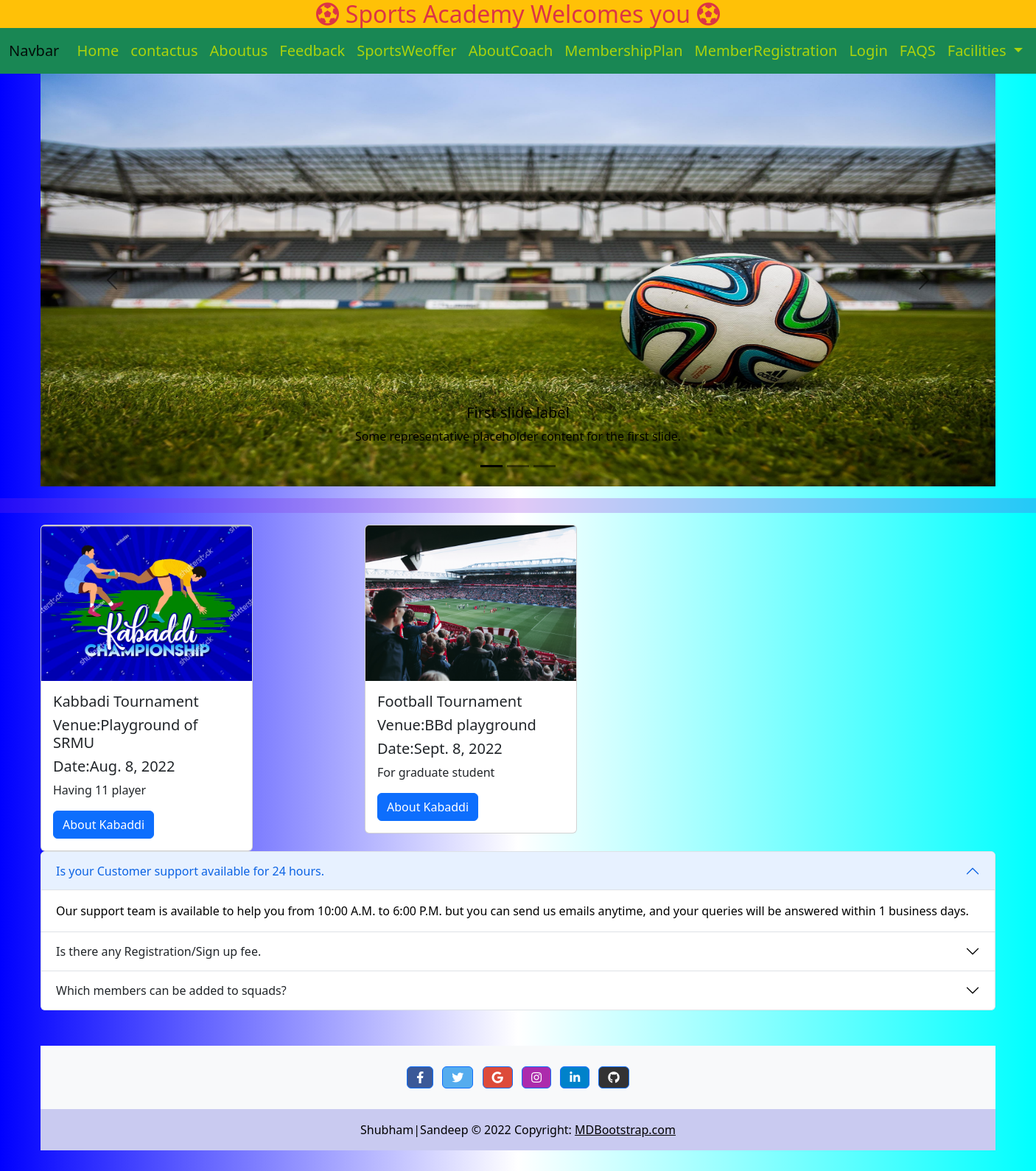
The page / on the database its author committed.
### academy/models.py (models this page shows, shortened)
class Event(models.Model):
    event_name=models.CharField(max_length=50,null=False)
    event_description=models.TextField()
    event_venue=models.CharField(max_length=180)
    event_pic=models.FileField(max_length=100,upload_to="academy/picture",default="")
    event_date=models.DateField(default=timezone.now)

### academy/views.py (the view)
# urls.py: 2. Add a URL to urlpatterns:  path('', views.home, name='home')
def home(request):
    event_objects=Event.objects.all()
    event_dict={
        "event_key":event_objects
    }
    return render(request,'academy/html/index.html',event_dict)

### academy/templates/academy/html/index.html (shortened to what this page needs)
<html lang="en">
{% load static %}
<head>
    <link href="https://cdn.jsdelivr.net/npm/bootstrap@5.2.0-beta1/dist/css/bootstrap.min.css" rel="stylesheet">
    <link rel="stylesheet" href="https://cdnjs.cloudflare.com/ajax/libs/font-awesome/5.15.4/css/all.min.css" />
</head>
<body>
    <div class="container-fluid bg-warning">
        <h2 style="text-align:center;margin:0px;" class="text-danger"> <i class="fas fa-futbol"></i> Sports Academy Welcomes you <i class="fas fa-futbol"></i></h2>
    </div>
    {% include 'academy/html/navbar.html'%}
      <div class="container">
      <div id="carouselExampleDark" class="carousel carousel-dark slide" data-bs-ride="carousel">
        <div class="carousel-indicators">
          <button type="button" data-bs-target="#carouselExampleDark" data-bs-slide-to="0" class="active" aria-current="true" aria-label="Slide 1"></button>
          <button type="button" data-bs-target="#carouselExampleDark" data-bs-slide-to="1" aria-label="Slide 2"></button>
          <button type="button" data-bs-target="#carouselExampleDark" data-bs-slide-to="2" aria-label="Slide 3"></button>
        </div>
        <div class="carousel-inner">
          <div class="carousel-item active" data-bs-interval="10000">
            <img src="{% static 'academy/images/pic35.jpg'%}" class="d-block w-100" alt="...">
            <div class="carousel-caption d-none d-md-block">
              <h5>First slide label</h5>
              <p>Some representative placeholder content for the first slide.</p>
            </div>
          </div>
        </div>
        <button class="carousel-control-prev" type="button" data-bs-target="#carouselExampleDark" data-bs-slide="prev">
          <span class="carousel-control-prev-icon" aria-hidden="true"></span>
        </button>
        <button class="carousel-control-next" type="button" data-bs-target="#carouselExampleDark" data-bs-slide="next">
          <span class="carousel-control-next-icon" aria-hidden="true"></span>
        </button>
      </div>
    </div>
  <hr style="background-color:blue;border-width:10px;border-color:blueviolet;border-style:solid">
   <div class="container">
    <div class="row">
      {% for ev in event_key %}
      <div class="col-4">
        <div class="card" style="width: 18rem;">
          <img src="/media/{{ev.event_pic}}" class="card-img-top" alt="...">
          <div class="card-body">
            <h5 class="card-title">{{ev.event_name}}</h5>
            <h5 class="card-title">Venue:{{ev.event_venue}}</h5>
            <h5 class="card-title">Date:{{ev.event_date}}</h5>
            <p class="card-text">{{ev.event_description}}</p>
            <a href="{{'/kabaddi'}}" class="btn btn-primary">About Kabaddi</a>
          </div>
        </div>
      </div>
    {%endfor%}
    </div>
   </div>
    <div class="container" id="faqdiv">
      <div class="accordion" id="accordionExample">
        <div class="accordion-item">
          <h2 class="accordion-header" id="headingOne">
            <button class="accordion-button" type="button" data-bs-toggle="collapse" data-bs-target="#collapseOne" aria-expanded="true" aria-controls="collapseOne">
              Is your Customer support available for 24 hours.
            </button>
          </h2>
          <div id="collapseOne" class="accordion-collapse collapse show" aria-labelledby="headingOne" data-bs-parent="#accordionExample">
            <div class="accordion-body">
              <strong></strong> Our support team is available to help you from 10:00 A.M. to 6:00 P.M. but you can send us emails anytime, and your queries will be answered within 1 business days.
            </div>
          </div>
        </div>
        <div class="accordion-item">
          <h2 class="accordion-header" id="headingTwo">
            <button class="accordion-button collapsed" type="button" data-bs-toggle="collapse" data-bs-target="#collapseTwo" aria-expanded="false" aria-controls="collapseTwo">
              Is there any Registration/Sign up fee.
            </button>
          </h2>
        </div>
        <div class="accordion-item">
          <h2 class="accordion-header" id="headingThree">
            <button class="accordion-button collapsed" type="button" data-bs-toggle="collapse" data-bs-target="#collapseThree" aria-expanded="false" aria-controls="collapseThree">
              Which members can be added to squads?
            </button>
          </h2>
        </div>
      </div>
    </div>
    {%include 'academy/html/footer.html'%}
</body>
</html>

### academy/templates/academy/html/navbar.html (shortened to what this page needs)
  <nav class="navbar navbar-expand-lg bg-success">
    <div class="container-fluid">
      <a class="navbar-brand" href="#">Navbar</a>
      <div class="collapse navbar-collapse" id="navbarSupportedContent">
        <ul class="navbar-nav me-auto mb-2 mb-lg-0">
          <li class="nav-item">
            <a class="nav-link active" aria-current="page" href="{{'/'}}">Home</a>
          </li>
          <li class="nav-item">
            <a class="nav-link" href="{{'/contactus'}}">contactus</a>
          </li>
          <li class="nav-item">
            <a class="nav-link" href="{{'/aboutus'}}">Aboutus</a>
          </li>
          <li class="nav-item">
            <a class="nav-link" href="{{'/feedback'}}">Feedback</a>
          </li>
          <li class="nav-item">
            <a class="nav-link" href="{{'/sportsdetails'}}">SportsWeoffer</a>
          </li>
          <li class="nav-item">
            <a class="nav-link" href="{{'/coachdetails'}}">AboutCoach</a>
          </li>
          <li class="nav-item">
            <a class="nav-link" href="{{'/plandetails'}}">MembershipPlan</a>
          </li>
          <li class="nav-item">
            <a class="nav-link" href="{{'/member_registration'}}">MemberRegistration</a>
          </li>
          <li class="nav-item">
            <a class="nav-link" href="{{'/member_login'}}">Login</a>
          </li>
          <li class="nav-item">
            <a class="nav-link" href="#faqdiv">FAQS</a>
          </li>
          <li class="nav-item dropdown">
            <a class="nav-link dropdown-toggle" href="#" id="navbarDropdown" role="button" data-bs-toggle="dropdown" aria-expanded="false">
              Facilities
            </a>
          </li>
        </ul>
      </div>
    </div>
  </nav>

### academy/templates/academy/html/footer.html
<div class="container my-5">
  <footer class="bg-light text-center text-white">
  <div class="container p-4 pb-0">
    <section class="mb-4">
      <a
        class="btn btn-primary btn-floating m-1"
        style="background-color: #3b5998;"
        href="#!"
        role="button"
        ><i class="fab fa-facebook-f"></i
      ></a>
      <a
        class="btn btn-primary btn-floating m-1"
        style="background-color: #55acee;"
        href="#!"
        role="button"
        ><i class="fab fa-twitter"></i
      ></a>
      <a
        class="btn btn-primary btn-floating m-1"
        style="background-color: #dd4b39;"
        href="#!"
        role="button"
        ><i class="fab fa-google"></i
      ></a>
      <a
        class="btn btn-primary btn-floating m-1"
        style="background-color: #ac2bac;"
        href="#!"
        role="button"
        ><i class="fab fa-instagram"></i
      ></a>
      <a
        class="btn btn-primary btn-floating m-1"
        style="background-color: #0082ca;"
        href="#!"
        role="button"
        ><i class="fab fa-linkedin-in"></i
      ></a>
      <a
        class="btn btn-primary btn-floating m-1"
        style="background-color: #333333;"
        href="#!"
        role="button"
        ><i class="fab fa-github"></i
      ></a>
    </section>
  </div>
  <div class="text-center p-3" style="background-color: rgba(13, 17, 200, 0.2);color:black">
    Shubham|Sandeep © 2022 Copyright:
    <a class="text-black" href="https://mdbootstrap.com/">MDBootstrap.com</a>
  </div>
</footer>
</div>

### academy/templates/academy/html/index.html (style rules this page uses)
.w-100 { width:100px; height:70vh; }
.card-img-top { height:15vw; object-fit: cover; }
body { background-image:linear-gradient(to right,blue,white,cyan) }

### academy/templates/academy/html/navbar.html (style rules this page uses)
.w-100 { width:100px; height:70vh; }
.nav-link { color:rgb(171, 211, 12) !important; font-size:20px; font-family:monotype,sans; }
body { background-image:linear-gradient(to right,blue,white,cyan) }

### rows shown on the page
Event: event_pic (picture), event_name "Kabbadi Tournament", event_venue "Playground of SRMU", event_date "Aug. 8, 2022", event_description "Having 11 player"
Event: event_pic (picture), event_name "Football Tournament", event_venue "BBd playground", event_date "Sept. 8, 2022", event_description "For graduate student"
